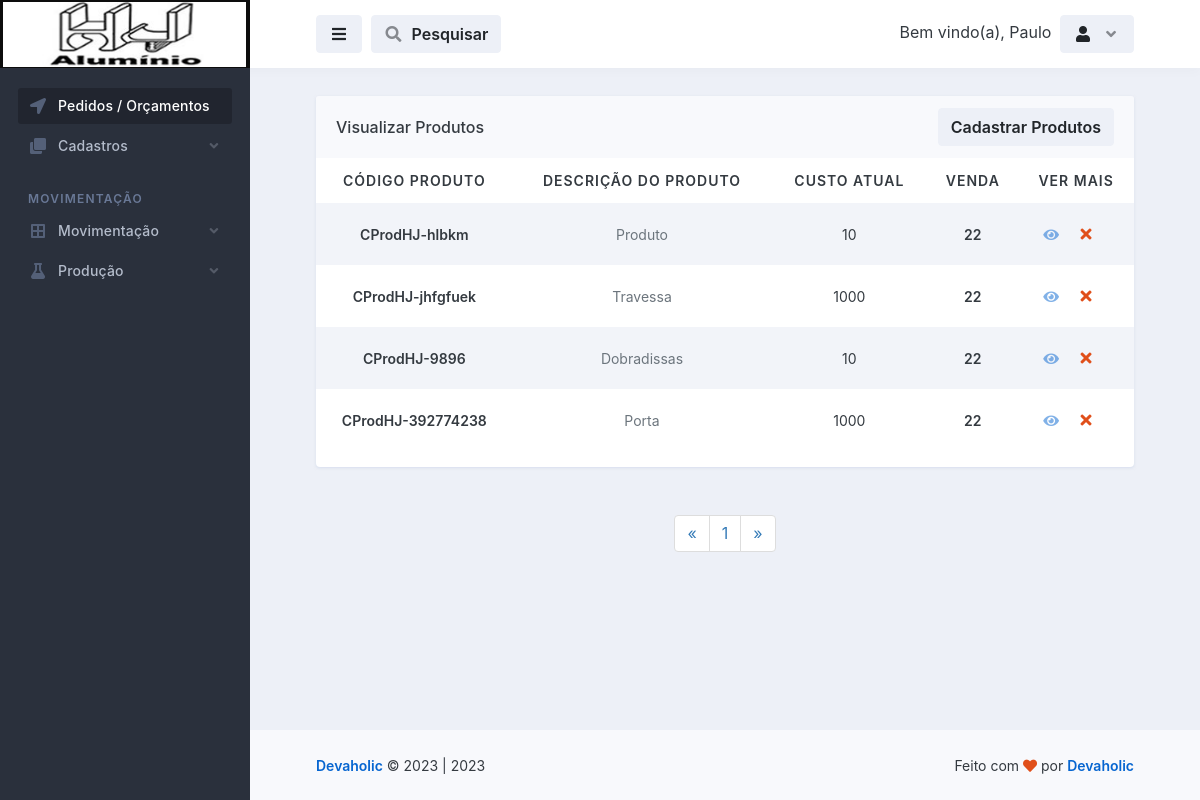
Screenshot of /produtos/visualizar_produtos.php (signed in) with the database file from the repository.
### tables this page shows
CREATE TABLE `logado` (
  `id` int(11) NOT NULL,
  `nome` varchar(50) NOT NULL,
  `email` varchar(100) NOT NULL,
  `senha` varchar(50) NOT NULL,
  `parceiro_colaborador` varchar(100) NOT NULL,
  `cpf` int(100) NOT NULL,
  `rg` int(20) NOT NULL,
  `cep` int(20) NOT NULL,
  `endereco` varchar(100) NOT NULL,
  `telefone` varchar(50) NOT NULL,
  `complemento` varchar(100) NOT NULL,
  `bairro` varchar(100) NOT NULL,
  `cidade` varchar(100) NOT NULL,
  `uf` varchar(20) NOT NULL,
  `nascimento` varchar(100) NOT NULL,
  `nivel` varchar(20) NOT NULL
);

CREATE TABLE `produtos` (
  `id` int(11) NOT NULL,
  `descricao_do_produto` varchar(255) NOT NULL,
  `codigo_produto` varchar(100) NOT NULL,
  `codigo_da_fabrica` varchar(100) NOT NULL,
  `referencia` varchar(255) NOT NULL,
  `libera_para_venda` varchar(100) NOT NULL,
  `bloqueia_estoque_negativo` varchar(100) NOT NULL,
  `embalagem_fornecedor` varchar(100) NOT NULL,
  `consumo_medio` varchar(100) NOT NULL,
  `massa` decimal(10,0) NOT NULL,
  `ultima_alteracao` date NOT NULL,
  `ativo` varchar(20) NOT NULL,
  `custo_atual` decimal(10,0) NOT NULL,
  `markup` decimal(10,0) NOT NULL,
  `venda` decimal(10,0) NOT NULL,
  `ipi` varchar(100) NOT NULL,
  `unidade_basica` varchar(100) NOT NULL,
  `estoque` varchar(100) NOT NULL,
  `estoque_minimo` varchar(255) NOT NULL,
  `estoque_de_seguranca` varchar(255) NOT NULL,
  `tempo_de_reposicao` varchar(100) NOT NULL,
  `linha` varchar(255) NOT NULL,
  `embalagem` varchar(100) NOT NULL,
  `localizador` varchar(255) NOT NULL,
  `classificacao_fiscal` varchar(100) NOT NULL,
  `volume` varchar(100) NOT NULL,
  `quantidade_stock` varchar(255) NOT NULL
);

### database.php (called while the page is built, shortened)
<?php
    class database
    {
        public $server = 'localhost';
        public $user = 'root';
        public $pass = '';
        public $bdn = 'maxportas';
        public function __construct()
        {
            try{
            $this->conn = new PDO('mysql:host='.$this->server.'; dbname='.$this->bdn, $this->user, $this->pass);
            } catch(PDOException $e){
                echo "Error $e";
            }
        }
    }
?>

### controllers/controllers_produtos.php (called while the page is built, shortened)
<?php
    include "../database.php";
class controllers_produtos extends database
{
    public function selecionar_produtos()
    {
        $selecionar_produtos = $this->conn->prepare("SELECT * FROM produtos ORDER BY id DESC");
        $selecionar_produtos->execute();
        $resulprodutos = $selecionar_produtos->fetchAll(PDO::FETCH_ASSOC);
        return $resulprodutos;
    }
}
?>

### produtos/visualizar_produtos.php (the view, shortened to what this page needs)
<?php
$servidor = "localhost";
$usuario = "root";
$senha = "";
$dbname = "maxportas";
$conn = mysqli_connect($servidor, $usuario, $senha, $dbname);
$pagina = (isset($_GET['pagina']))? $_GET['pagina'] : 1;
$result_produtos = "SELECT * FROM produtos ORDER BY id DESC";
$resultado_produtos = mysqli_query($conn, $result_produtos);
$total_produtos = mysqli_num_rows($resultado_produtos);
$quantidade_pg = 10;
$num_pagina = ceil($total_produtos/$quantidade_pg);
$incio = ($quantidade_pg*$pagina)-$quantidade_pg;
$result_produtos = "SELECT * FROM produtos ORDER BY id DESC limit $incio, $quantidade_pg";
$resultado_produtos = mysqli_query($conn, $result_produtos);
?>
<!doctype html>
<html lang="en">
  <head>
    <link rel="stylesheet" id="css-main" href="../assets/css/dashmix.min.css">
    <link rel="stylesheet" href="../assets/css/pagination.css">
  </head>
  <body>
    <div id="page-container" class="sidebar-o sidebar-dark enable-page-overlay side-scroll page-header-fixed main-content-narrow">
    <?php require_once "../template/sidebar.php" ?>
<header id="page-header">
    <div class="content-header">
    <div class="space-x-1">
        <button type="button" class="btn btn-alt-secondary" data-toggle="layout" data-action="sidebar_toggle">
        <i class="fa fa-fw fa-bars"></i>
        </button>
            <button type="button" class="btn btn-alt-secondary" data-toggle="layout" data-action="header_search_on">
              <i class="fa fa-fw opacity-50 fa-search"></i> <span class="ms-1 d-none d-sm-inline-block">Pesquisar</span>
            </button>
    </div>
    <?php require_once "../template/btn_logout.php"; ?>
    </div>
</header>
      <main id="main-container">
        <div class="content content-full content-boxed">
          <div class="row">
            <div class="col-md-12">
              <div class="block block-rounded block-mode-loading-refresh">
                <div class="block-header block-header-default">
                  <h3 class="block-title">
                    Visualizar Produtos
                  </h3>
                  <a class="btn btn-alt-secondary" href="produtos.php">
                    Cadastrar Produtos
                  </a>
                </div>
                <div class="table-responsive">
                  <table class="table table-striped table-hover table-borderless table-vcenter fs-sm">
                  <?php
                    require_once "../controllers/controllers_produtos.php";
                    $selecionar_produtos = new controllers_produtos();
                    $result_produtos = $selecionar_produtos->selecionar_produtos();
                    if(count($result_produtos) > 0)
                    { ?>
                    <thead style="text-align: center;">
                      <tr class="text-uppercase">
                        <th>Código Produto</th>
                        <th>Descrição do Produto</th>
                        <th>Custo Atual</th>
                        <th>Venda</th>
                        <th>Ver Mais</th>
                      </tr>
                    </thead>
                    <?php }?>
                    <tbody style="text-align: center;">
                        <?php
                            require_once "../controllers/controllers_produtos.php";
                            $selecionar_produtos = new controllers_produtos();
                            $result_produtos = $selecionar_produtos->selecionar_produtos();
                            if(count($result_produtos) > 0)
                            {
                              while($row_produtos = mysqli_fetch_assoc($resultado_produtos)){ ?>
                                <tr style="text-align: center;">
                                  <td>
                                      <span class="fw-semibold"><?php echo $row_produtos['codigo_produto']; ?></span>
                                  </td>
                                  <td>
                                    <span class="fs-sm text-muted"><?php echo $row_produtos['descricao_do_produto'];?></span>
                                  </td>
                                  <td>
                                    <?php echo $row_produtos['custo_atual']; ?>
                                  </td>
                                  <td>
                                      <span class="fw-semibold"><?php echo $row_produtos['venda']; ?></span>
                                  </td>
                                  <td class="text-center text-nowrap fw-medium" style="display: flex; justify-content: center; align-items: center;">
                                    <a href="vermais_produtos.php?view_produtos=<?php $idCriptografado = base64_encode($row_produtos['id']); echo $idCriptografado;?>">
                                        <i class="fa fa-eye me-1 opacity-50"></i>
                                    </a>
                                    <?php
                                       echo "<button class='btn' onclick='abrirModal(".$row_produtos['id'].")'><i class='fa fa-fw fa-times text-danger'></i></button>";
                                    ?>
                                  </td>
                                </tr>
                          <?php } } else { echo "<h1>Nenhum registo encontrado!</h1>"; } ?>
                    </tbody>
                  </table>
                </div>
                </div>
                <?php
                  $pagina_anterior = $pagina - 1;
                  $pagina_posterior = $pagina + 1;
                ?>
                <nav class="text-center">
                  <ul class="pagination">
                    <li>
                      <?php
                      if($pagina_anterior != 0){ ?>
                        <a href="visualizar_produtos.php?pagina=<?php echo $pagina_anterior; ?>" aria-label="Previous">
                          <span aria-hidden="true">&laquo;</span>
                        </a>
                      <?php }else{ ?>
                        <span aria-hidden="true">&laquo;</span>
                      <?php }  ?>
                    </li>
                    <?php
                    for($i = 1; $i < $num_pagina + 1; $i++){ ?>
                      <li><a href="visualizar_produtos.php?pagina=<?php echo $i; ?>"><?php echo $i; ?></a>
                      </li>
                    <?php } ?>
                    <li>
                      <?php
                      if($pagina_posterior <= $num_pagina){ ?>
                        <a href="visualizar_produtos.php?pagina=<?php echo $pagina_posterior; ?>" aria-label="Previous">
                          <span aria-hidden="true">&raquo;</span>
                        </a>
                      <?php }else{ ?>
                        <span aria-hidden="true">&raquo;</span>
                      <?php }  ?>
                    </li>
                  </ul>
                </nav>
              </div>
        </div>
      </main>
      <?php require_once "../template/footer.php" ?>
    </div>
  </body>
</html>

### template/btn_logout.php (shortened to what this page needs)
<?php
    include "../conexao-bd.php";
    $email = $_SESSION['email'];
    $selecinarUserLogado = $conn->prepare("SELECT * FROM logado WHERE email = :email");
    $selecinarUserLogado->bindValue(':email', $email);
    $selecinarUserLogado->execute();
    $row = $selecinarUserLogado->fetch(PDO::FETCH_ASSOC);
?>
<div class="space-x-1">
    <div class="dropdown d-inline-block">
        <span class="d-sm-inline-block">Bem vindo(a), <?php echo $row['nome']; ?></span>
    </div>
    <div class="dropdown d-inline-block">
    <button type="button" class="btn btn-alt-secondary" id="page-header-user-dropdown" data-bs-toggle="dropdown" aria-haspopup="true" aria-expanded="false">
        <i class="fa fa-fw fa-user"></i>
        <i class="fa fa-fw fa-angle-down opacity-50 ms-1 d-none d-sm-inline-block"></i>
    </button>
    </div>
</div>

### assets/css/pagination.css (style rules this page uses)
.pagination { display:inline-block;padding-left:0;margin:20px 0;border-radius:4px }
.pagination>li { display:inline }
.pagination>li>a,.pagination>li>span { position:relative;float:left;padding:6px 12px;margin-left:-1px;line-height:1.42857143;color:#337ab7;text-decoration:none;background-color:#fff;border:1px solid #ddd }
.pagination>li:first-child>a,.pagination>li:first-child>span { margin-left:0;border-top-left-radius:4px;border-bottom-left-radius:4px }
.pagination>li:last-child>a,.pagination>li:last-child>span { border-top-right-radius:4px;border-bottom-right-radius:4px }

### rows the page displays
logado: nome "Paulo"
produtos: codigo_produto "CProdHJ-hlbkm", descricao_do_produto "Produto", custo_atual "10", venda "22"
produtos: codigo_produto "CProdHJ-jhfgfuek", descricao_do_produto "Travessa", custo_atual "1000", venda "22"
produtos: codigo_produto "CProdHJ-9896", descricao_do_produto "Dobradissas", custo_atual "10", venda "22"
produtos: codigo_produto "CProdHJ-392774238", descricao_do_produto "Porta", custo_atual "1000", venda "22"

### other values shown
Date('Y') "2023"
